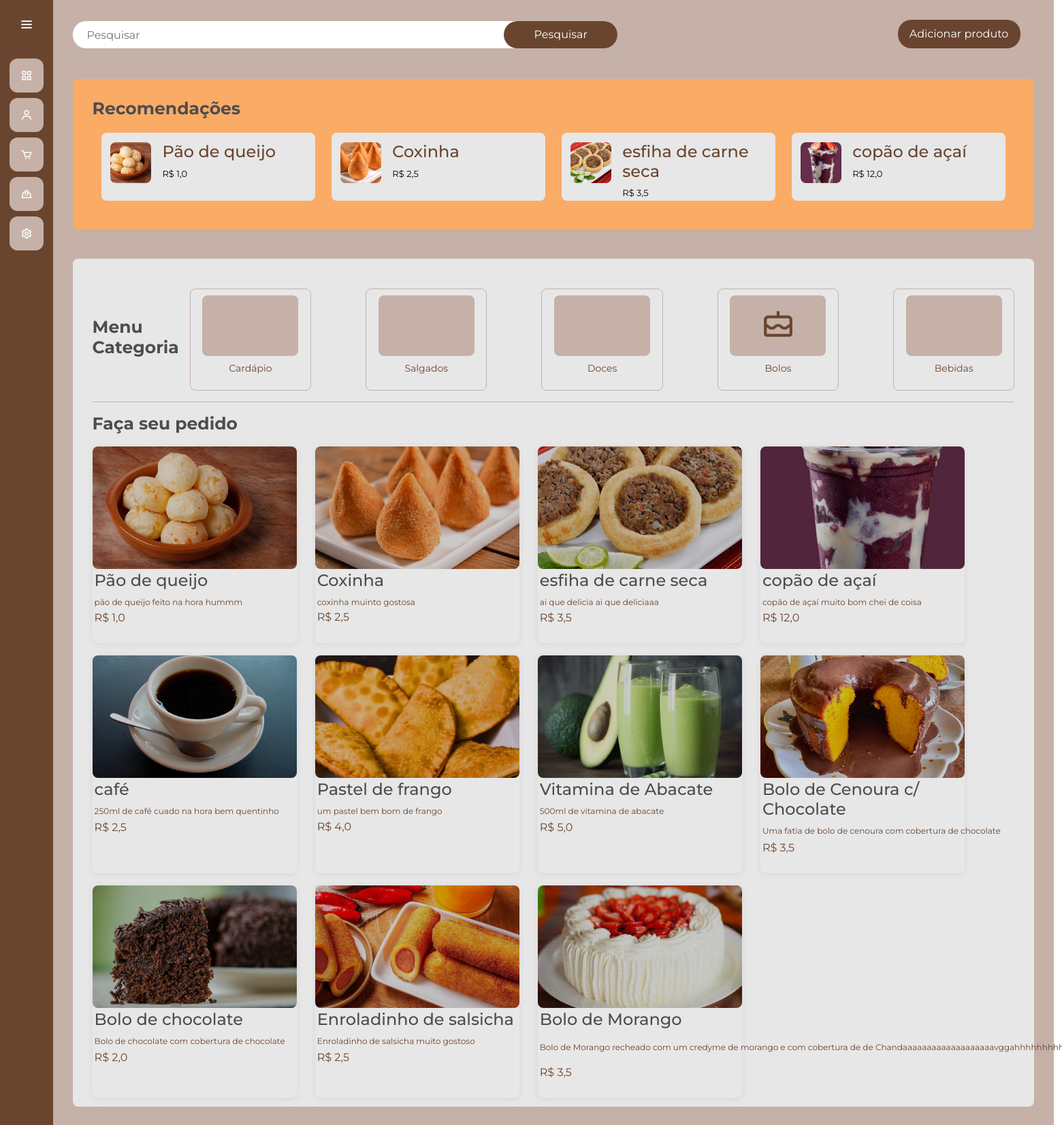
The app's page /gerenciamento/ with its own data.
### gerenciamento/models.py (models this page shows, shortened)
class Produto(models.Model):
    CATEGORIA_CHOICES = [
        ('doce', 'Doce'),
        ('salgado', 'Salgado'),
        ('bebida', 'Bebida'),
        ('bolo', 'Bolo')
    ]
    id_produto = models.AutoField(primary_key=True)
    nome_produto = models.CharField(max_length=255)
    descricao = models.CharField(max_length=255)
    preco = models.FloatField()
    ingredientes = models.ManyToManyField(Ingrediente, through='ProdutoIngrediente')
    categoria = models.CharField(max_length=15, choices=CATEGORIA_CHOICES, default='salgado')
    imagem = models.ImageField(upload_to='media/', null=True, blank=True)

### gerenciamento/views.py (the view)
# urls.py: path('', views.principalGerente, name='gerenciamento'),
def principalGerente(request):
    produtos_list = Produto.objects.all()
    return render(request, 'principalGerente.html', {'produtos': produtos_list})

### gerenciamento/templates/principalGerente.html (shortened to what this page needs)
{% extends "gerente.html" %}
{% load static %}
{% block 'head' %}
    <link rel="stylesheet" href="{% static 'usuarios/css/telaprincipal.css' %}">
    <link rel="stylesheet" href="{% static 'gerenciamento/css/gerenciamento.css' %}">
    <link href='https://unpkg.com/boxicons@2.1.4/css/boxicons.min.css' rel='stylesheet'>
{% endblock %}
{% block 'dashboard' %}
<body>
    <div class="main">
        <div class="main-navbar">
            <div class="search">
                <input type="text" placeholder="Pesquisar" name="Pesquisar">
                <button class="search-btn">Pesquisar</button>
            </div>
            <div class="add-produto" name="addProduto">
                <a href="{% url 'addProduto' %}">
                    <button class="add-btn">Adicionar produto</button>
                </a>
            </div>
        </div>
        <div class="main-highlight">
            <div class="main-header">
                <h2 class="main-title">Recomendações</h2>
            </div>
            <div class="highlight-wrapper">
                {% for produto in produtos|slice:":4" %}
                    <div class="highlight-card" onclick="expandirProduto('{{ produto.nome_produto }}', '{{ produto.descricao }}', '{{ produto.preco }}', '{{ produto.imagem.url }}')">
                        <img class="highlight-img" src="{{ produto.imagem.url }}" alt="{{ produto.nome_produto }}">
                        <div class="highlight-desc">
                            <h4>{{ produto.nome_produto }}</h4>
                            <p>R$ {{ produto.preco }}</p>
                        </div>
                    </div>
                {% endfor %}
            </div>
        </div>
        <div class="main-menus">
            <div class="main-filter">
                <div>
                    <h2 class="main-title">Menu<br>Categoria</h2>
                </div>
                <div class="filter-wrapper">
                    <button class="filter-card category-filter" data-category="cardapio">
                        <div class="filter-icon">
                        </div>
                        <p>Cardápio</p>
                    </button>
                    <button class="filter-card category-filter" data-category="salgado">
                        <div class="filter-icon">
                        </div>
                        <p>Salgados</p>
                    </button>
                    <button class="filter-card category-filter" data-category="doce">
                        <div class="filter-icon">
                        </div>
                        <p>Doces</p>
                    </button>
                    <button class="filter-card category-filter" data-category="bolo">
                        <div class="filter-icon">
                            <i class='bx bx-cake'></i>
                        </div>
                        <p>Bolos</p>
                    </button>
                    <button class="filter-card category-filter" data-category="bebida">
                        <div class="filter-icon">
                        </div>
                        <p>Bebidas</p>
                    </button>
                </div>
            </div>
            <hr class="divider">
            <div class="main-detail">
                <h2 class="main-title">Faça seu pedido</h2>
                <div class="detail-wrapper">
                    {% for produto in produtos %}
                    <div class="detail-card produto-card {{ produto.categoria }}" onclick="expandirProduto('{{ produto.nome_produto }}', '{{ produto.descricao }}', '{{ produto.preco }}', '{{ produto.imagem.url }}')">
                        <img class="detail-img" src="{{ produto.imagem.url }}" alt="{{ produto.nome_produto }}">
                        <div class="detail-desc">
                            <div class="detail-name">
                                <h4>{{produto.nome_produto}}</h4>
                                <p class="detail-sub">{{produto.descricao}}</p>
                                <p class="price">R$ {{produto.preco}}</p>
                            </div>
                        </div>
                    </div>
                    {% endfor %}
                </div>
            </div>
        </div>
    </div>
</body>
{% endblock %}

### templates/static/general/css/base.css (style rules this page uses)
* { margin: 0; padding: 0; box-sizing: border-box; font-family: "Montserrat" , sans-serif; }
body { background-color: hsl(0, 0%, 98%); }
h1,h2,h3,h4,h5,h6 { color:hsl(0, 0%, 30%); }

### templates/static/general/css/general.css (style rules this page uses)
:root { --main-color: #c5b1a7; --dark-color: #69452F; --light-color: #E7E7E7; --contrast-color: #faab66; --differential-color: #4b280b; --red-color: #9E7047; }

### templates/static/usuarios/css/telaprincipal.css (style rules this page uses)
:root { --main-color: #c5b1a7; --dark-color: #69452F; --light-color: #E7E7E7; --contrast-color: #faab66; --differential-color: #4b280b; --red-color: #9E7047; }
* { margin: 0; padding: 0; box-sizing: border-box; outline: none; font-family: 'Montserrat', sans-serif; }
body { width: 100%; height: auto; display: flex; }
.main { width: 100%; height: max-content; padding: 2%; min-height: 100vh; background-color: var(--main-color); }
.main-navbar { display: flex; justify-content: space-between; align-items: center; }
.search { width: 800px; height: 40px; display: flex; justify-content: space-around; background-color: white; border-radius: 20px; }
.search input { width: 80%; height: 100%; padding: 20px; border: none; border-radius: 20px; }
.search-btn { background-color: var(--dark-color); color: white; border: none; border-radius: 20px; width: 180px; cursor: pointer; margin-left: 35px; height: 40px; }
.add-btn { background-color: var(--dark-color); color: white; border: none; border-radius: 20px; width: 180px; cursor: pointer; margin-left: 35px; padding: 9px; }
.main-highlight { margin: 3% 0; padding: 2%; background-color: var(--contrast-color); border-radius: 8px; }
.main-header { display: flex; width: 100%; justify-content: space-between; align-items: center; }
.main-title { font-size: 20px; font-weight: 700; }
.highlight-wrapper { width: 100%; display: flex; padding: 1%; border-radius: 8px; gap: 1.5rem; overflow-x: hidden; }
.highlight-card { display: flex; flex-direction: row; min-width: 200px; width: 80%; max-height: 100px; gap: 1rem; border-radius: 8px; padding: 1%; background-color: var(--light-color); cursor: pointer; }
.highlight-img { width: 60px; height: 60px; border-radius: 8px; object-fit: cover; object-position: center; }
.highlight-desc h4 { color: var(--dark-color); }
.highlight-desc p { color: black; font-size: 13px; }
.main-menus { min-height: 100%; background-color: var(--light-color); padding: 2%; border-radius: 8px; }
.main-filter { width: 100%; display: flex; flex-direction: row; align-items: center; margin-top: 1rem; gap: 1rem; }
.filter-wrapper { display: flex; justify-content: flex-start; overflow-x: hidden; width: 100%; height: 150px; gap: 5rem; }
.filter-card { display: flex; flex-direction: column; align-items: center; justify-content: space-around; min-width: 80px; width: 200px; height: 100%; background-color: var(--light-color); color: var(--dark-color); border-radius: 8px; border: 1px solid var(--main-color); font-size: 14px; cursor: pointer; }
.filter-icon { margin-top: 5px; display: flex; justify-content: center; align-items: center; width: 80%; height: 60%; font-size: 50px; background-color: var(--main-color); color: var(--dark-color); border-radius: 8px; }
.filter-card.category-filter { cursor: pointer; }
.divider { margin: 1rem 0; height: 1px; width: 100%; background-color: var(--main-color); border: none; }
.main-detail { margin: 1rem 0 1.5rem 0; }
.detail-wrapper { display: grid; grid-template-columns: repeat(auto-fit, minmax(250px, 300px)); width: 100%; margin-top: 1rem; gap: 2%; border-radius: 8px; }
.detail-card { height: minmax(280px, 1fr); width: minmax(330px, 360px); height: 100%; background-color: var(--light-color); border-radius: 8px; margin: 1% 0; box-shadow: rgba(149, 157, 165, 0.2) 0px 2px 8px 0px; cursor: pointer; }
.detail-img { width: 100%; height: 180px; border-radius: 8px; object-fit: cover; object-position: center; filter: brightness(0.8); }
.detail-desc { display: flex; justify-content: space-between; align-items: flex-start; padding: 1%; width: 100%; }
.detail-sub { font-size: 12px; color: var(--dark-color); letter-spacing: 0.5; margin: 1% 0; overflow: hidden; text-overflow: ellipsis; white-space: nowrap; max-width: 100%; }
.price { color: var(--dark-color); }

### templates/static/gerenciamento/css/gerenciamento.css (style rules this page uses)
:root { --main-color: #c5b1a7; --dark-color: #69452F; --light-color: #E7E7E7; --contrast-color: #faab66; --differential-color: #4b280b; --red-color: #9E7047; }
.add-produto { margin-right: 20px; font-weight: 350; margin-bottom: 2px; }
.main-title { font-size: 25px; font-weight: 700; align-self: center; }

### records on screen
Produto: imagem (picture), nome_produto "Pão de queijo", preco "1,0", descricao "pão de queijo feito na hora hummm"
Produto: imagem (picture), nome_produto "Coxinha", preco "2,5", descricao "coxinha muinto gostosa"
Produto: imagem (picture), nome_produto "esfiha de carne seca", preco "3,5", descricao "ai que delicia ai que deliciaaa"
Produto: imagem (picture), nome_produto "copão de açaí", preco "12,0", descricao "copão de açaí muito bom chei de coisa"
Produto: imagem (picture), nome_produto "café", descricao "250ml de café cuado na hora bem quentinho", preco "2,5"
Produto: imagem (picture), nome_produto "Pastel de frango", descricao "um pastel bem bom de frango", preco "4,0"
Produto: imagem (picture), nome_produto "Vitamina de Abacate", descricao "500ml de vitamina de abacate", preco "5,0"
Produto: imagem (picture), nome_produto "Bolo de Cenoura c/ Chocolate", descricao "Uma fatia de bolo de cenoura com cobertura de chocolate", preco "3,5"
Produto: imagem (picture), nome_produto "Bolo de chocolate", descricao "Bolo de chocolate com cobertura de chocolate", preco "2,0"
Produto: imagem (picture), nome_produto "Enroladinho de salsicha", descricao "Enroladinho de salsicha muito gostoso", preco "2,5"
Produto: imagem (picture), nome_produto "Bolo de Morango", descricao "Bolo de Morango recheado com um credyme de morango e com cobertura de de…", preco "3,5"
